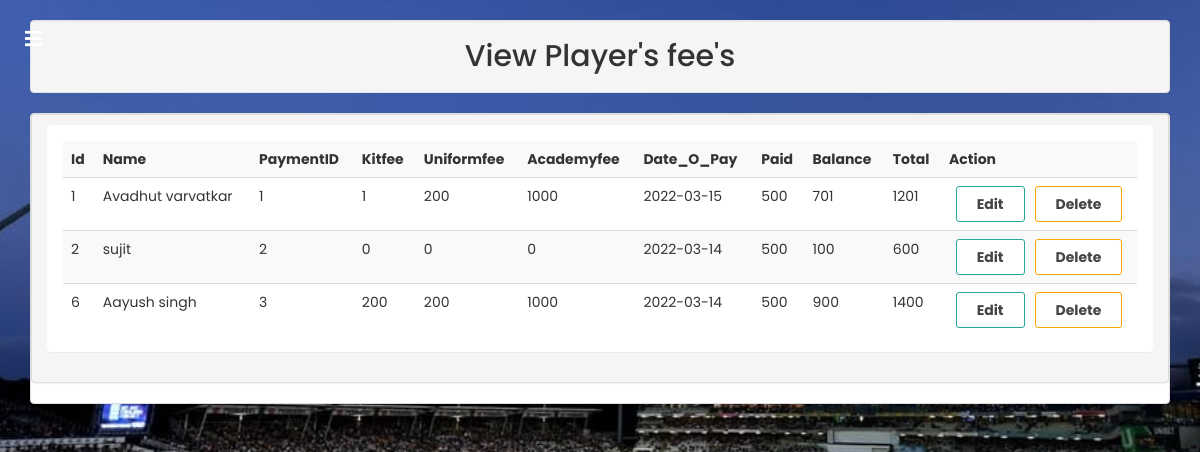
/fee/viewfee.php, run on the app's committed database.
### tables this page shows
CREATE TABLE `player` (
  `grno` int(50) NOT NULL,
  `firstname` varchar(200) NOT NULL,
  `gender` varchar(200) NOT NULL,
  `dob` date NOT NULL,
  `doj` date NOT NULL,
  `address` text NOT NULL,
  `contact` varchar(100) NOT NULL,
  `email` varchar(25) NOT NULL,
  `school` varchar(50) NOT NULL
);

CREATE TABLE `fee` (
  `feeid` int(50) NOT NULL,
  `payid` int(200) NOT NULL,
  `kitfee` int(200) NOT NULL,
  `uniformfee` int(200) NOT NULL,
  `academyfee` int(200) NOT NULL,
  `total` int(200) NOT NULL,
  `paid` int(200) NOT NULL,
  `dop` date NOT NULL,
  `dps` varchar(200) NOT NULL,
  `balance` int(200) NOT NULL
);

### fee/viewfee.php (the view)
<?php
include '../header/header.php';
include 'header.php';
?>
<h2> <div class="well text-center">View Player's fee's</div></h2>
<div class="panel panel-default">
    <div class="panel panel-heading">
<?php
$conn= mysqli_connect("localhost","root","","cms")or die("connection fail");
$sql="SELECT * FROM player JOIN  fee WHERE player.grno=fee.feeid";
$result = mysqli_query($conn,$sql)or die("connection failed");
if(mysqli_num_rows($result)>0){
?>
<div class="panel panel-body">
<table class="table table-striped">
          <tr>
          <th>Id<np/th>
          <th>Name</th>
          <th>PaymentID</th>
          <th>Kitfee</th>
          <th>Uniformfee</th>
          <th>Academyfee</th>
          <th>Date_O_Pay</th>
          <th>Paid</th>
          <th>Balance</th>
          <th>Total</th>
          <th>Action</th>
</tr>
            <?php while($row=mysqli_fetch_assoc($result)){ ?>
              <tr>
                  <td><?php echo $row['grno'] ?></td>
                  <td> <?php echo $row['firstname'] ?></td>
                  <td><?php echo $row['payid'] ?></td>
                  <td><?php echo $row['kitfee'] ?></td>
                  <td><?php echo $row['uniformfee'] ?></td>
                  <td><?php echo $row['academyfee'] ?></td>
                  <td><?php echo $row['dop'] ?></td>
                  <td><?php echo $row['paid'] ?></td>
                  <td><?php echo $row['balance'] ?></td>
                  <td><?php echo $row['total'] ?></td>
                  <td>
                    <span class="action_btn">
                      <a href='fee_edite.php?id=<?php echo $row['payid'] ?>'>Edit</a>
                      <a href='fee_delete.php?id=<?php echo $row['payid'] ?>'>Delete</a>
                    </span>
                  </td>
              </tr>
    <?php } ?>
    </table>
      <?php }
      else{
        echo "<h1> No Record Present<?h1>";
        mysqli_close($conn);
      }
      ?>
</div>
    </div>
</div>

### header/header.php (shortened to what this page needs)
<!DOCTYPE html>
<html lang="en" dir="ltr">
  <head>
    <link rel="stylesheet" href="../css/maincss.css">
    <link rel="stylesheet" href="../css/player44.css">
    <link rel="stylesheet" href="https://cdnjs.cloudflare.com/ajax/libs/font-awesome/5.15.1/css/all.min.css">
  </head>
  <body>
    <div class="menu-btn">
      <i class="fas fa-bars"></i>
    </div>
  </body>
</html>

### fee/header.php (shortened to what this page needs)
<!DOCTYPE html>
<html lang="en">
<head>
<link rel="stylesheet" href="https://maxcdn.bootstrapcdn.com/bootstrap/3.4.1/css/bootstrap.min.css">
</head>
<body>
    <div class="container">

### css/maincss.css (style rules this page uses)
* { margin: 0; padding: 0; box-sizing: border-box; font-family: "Poppins", sans-serif; }
body { min-height: 100vh; background: url(ing2.jpeg)no-repeat; background-size: cover; background-position: center; }
.menu-btn { position: absolute; color: #fff; font-size: 20px; margin: 25px; cursor: pointer; }

### css/player44.css (style rules this page uses)
.action_btn { display: flex; justify-content: center; gap: 10px; }
.action_btn>a { text-decoration: none; color: #444; background: #fff; border: 1px solid; display: inline-block; padding: 7px 20px; font-weight: bold; border-radius: 3px; transition: 0.3s ease-in-out; }
.action_btn>a:nth-child(1) { border-color: #26a69a; }
.action_btn>a:nth-child(2) { border-color: orange; }

### data on the page
player: grno "1", firstname "Avadhut varvatkar", fee.payid "1", fee.kitfee "1", fee.uniformfee "200", fee.academyfee "1000", fee.dop "2022-03-15", fee.paid "500", fee.balance "701", fee.total "1201"
player: grno "2", firstname "sujit", fee.payid "2", fee.kitfee "0", fee.uniformfee "0", fee.academyfee "0", fee.dop "2022-03-14", fee.paid "500", fee.balance "100", fee.total "600"
player: grno "6", firstname "Aayush singh", fee.payid "3", fee.kitfee "200", fee.uniformfee "200", fee.academyfee "1000", fee.dop "2022-03-14", fee.paid "500", fee.balance "900", fee.total "1400"
